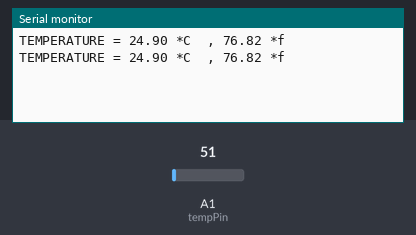
The sketch below on a simulated Arduino Uno, built with avr-gcc and run on an emulated ATmega328P. Shown: the last lines printed to the serial monitor. Inputs (shaded band) come from the test bench; at power-on: A1 (tempPin) = 51.

Above: at 1.8 s.
1.9 s: A1 (tempPin) set to 61
At 2.3 s:
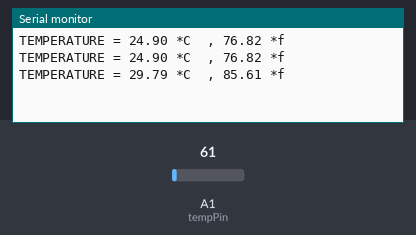
3.4 s: A1 (tempPin) set to 71
At 4.8 s:
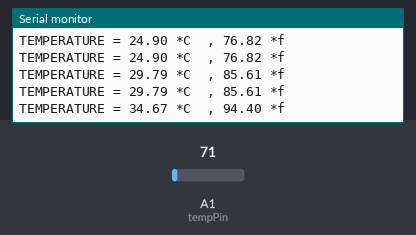
Timing chart, 0 to 6.4 s (numbered marks = the images above; inputs shaded):
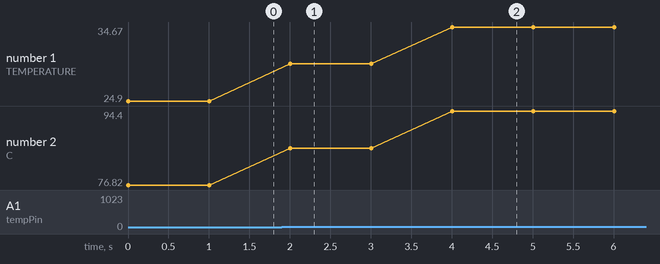

Measured:
- after the input at 1.9 s, the serial monitor: prints a new line after 0.10 s (image 1)
- after the input at 3.4 s, the serial monitor: prints a new line after 0.61 s (image 2)
- plotted number 1: 24.9 → 29.79 after the input at 1.9 s, 29.79 → 34.67 after the input at 3.4 s
- plotted number 2: 76.82 → 85.61 after the input at 1.9 s, 85.61 → 94.4 after the input at 3.4 s

The sketch:

13_temp-sesonr.ino
```cpp
int val;
int tempPin = 1;

void setup() {
  // put your setup code here, to run once:
  Serial.begin(9600);

}

void loop() {
  // put your main code here, to run repeatedly:
  val = analogRead(tempPin);
  float mv = (val/1024.0)*5000; //sesnsor gives input in the form of current. we convert that to mili volt (mv)
  float cel = mv/10; //convert milivolt to celcius
  float farh = (cel*9)/5 + 32;  //convert celcius to farenheit

  Serial.print("TEMPERATURE = ");
  Serial.print(cel);
  Serial.print(" *C ");
  Serial.print(" , ");
  Serial.print(farh);
  Serial.print(" *f ");
  Serial.println();
  delay(1000);
}
```
